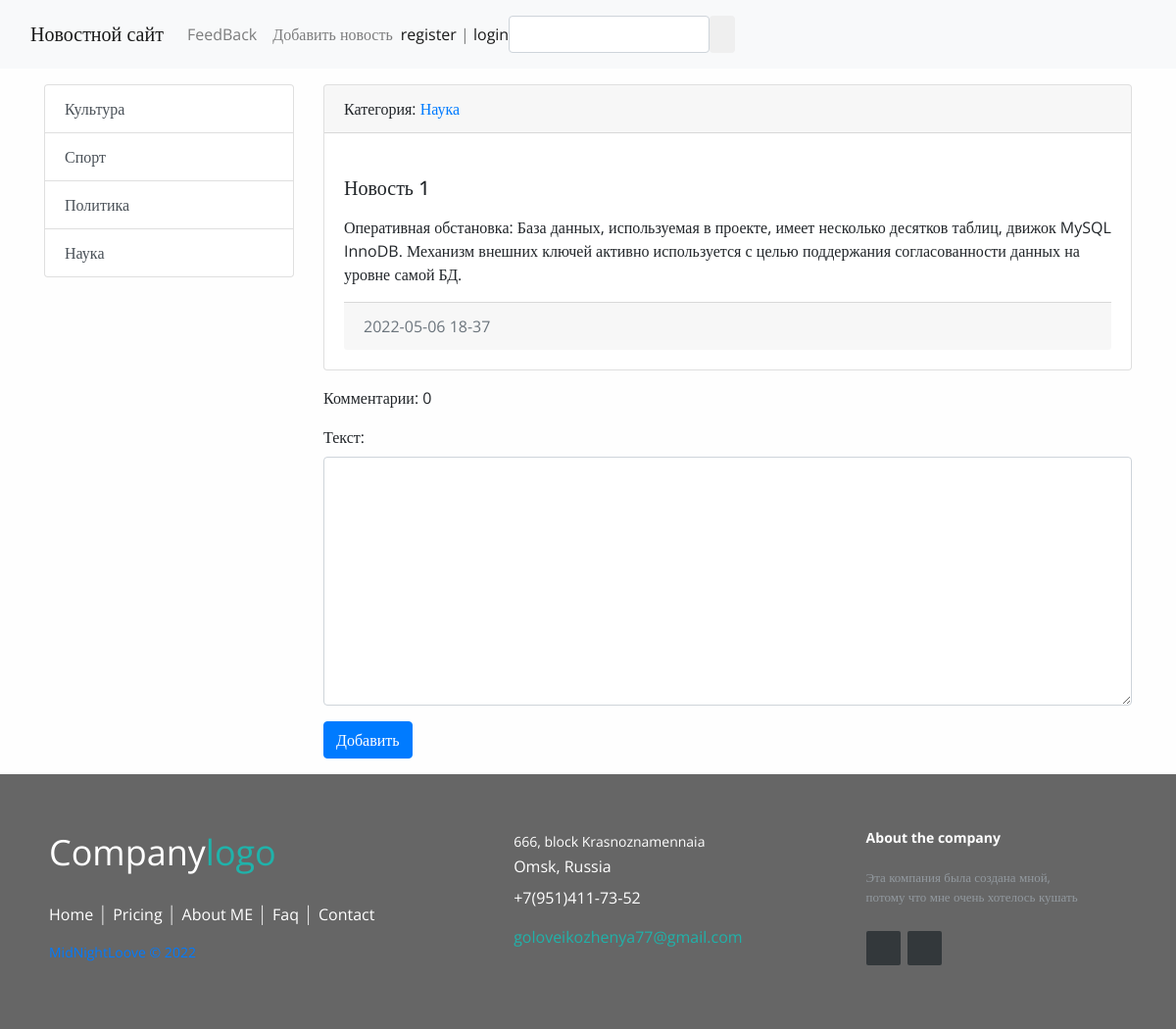
Before: /news/1/ with the older database file.
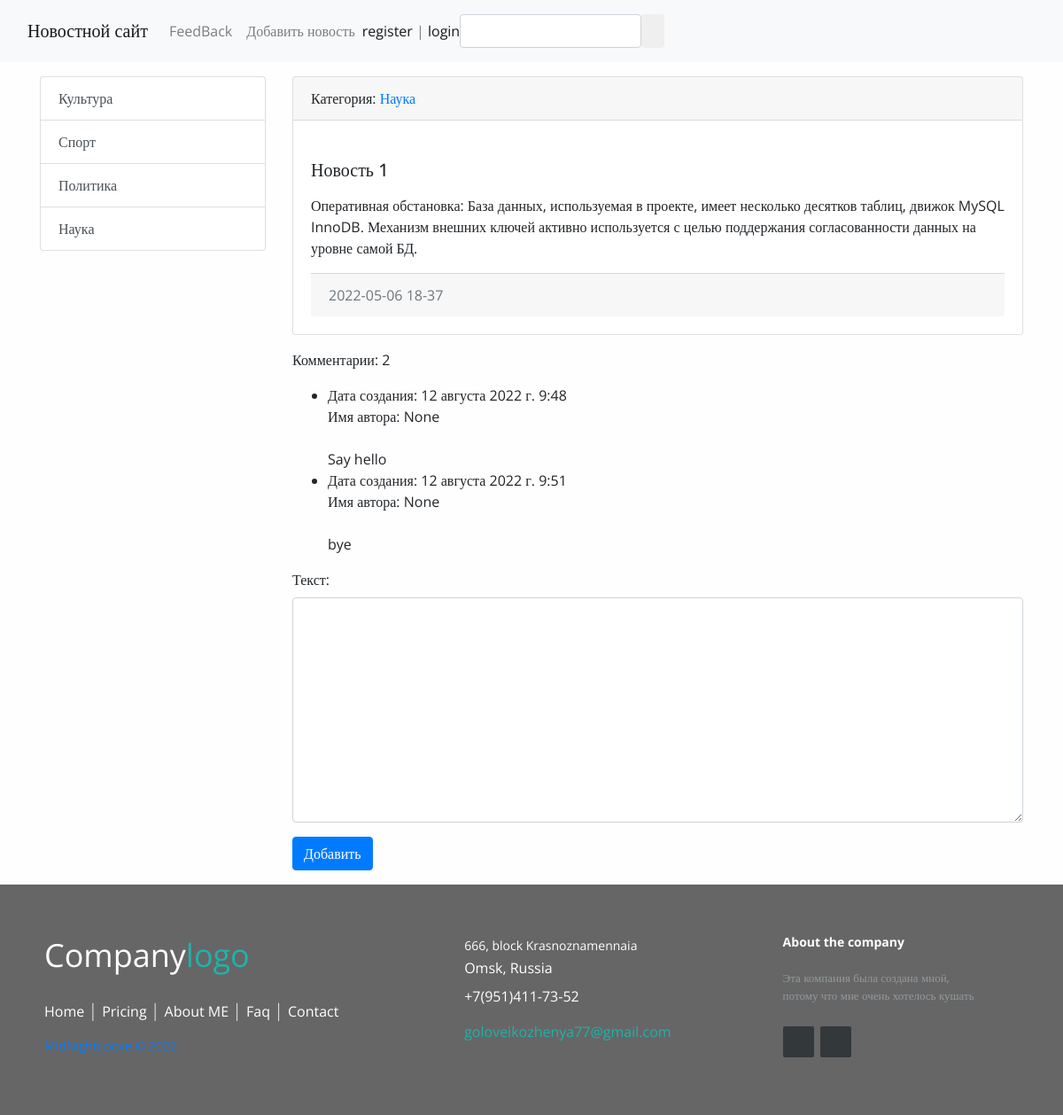
After: the same page with the newer database file.
### news/models.py (models this page shows, shortened)
class Category (models.Model):
    title = models.TextField(max_length=150, db_index=True, verbose_name='Название категории')
    def get_absolute_url(self):
        return reverse('category', kwargs={'category_id': self.pk})
    def __str__(self):
        return self.title

class News(models.Model):
    author =models.ForeignKey(User, on_delete=models.CASCADE, verbose_name = 'Автор статьи', blank=True, null=True)
    title = models.CharField(max_length=150, verbose_name='Заголовок')
    content = models.TextField(blank=True, verbose_name='Содержание')
    created_at = models.DateTimeField(auto_now_add=True, verbose_name='Создано')
    updated_at = models.DateTimeField(auto_now=True,verbose_name='Обновлено')
    photo = models.ImageField(upload_to='photos/%Y/%m/%d',blank=True, verbose_name='Фото')
    is_published = models.BooleanField(default=True, verbose_name='Опубликовано')
    category = models.ForeignKey('Category', on_delete=models.PROTECT,null=True, verbose_name='Категория')
    views = models.IntegerField(default = 0)

class Reviews(models.Model):
    create_date = models.DateTimeField(auto_now=True)
    name = models.CharField("Имя", max_length= 150)
    text = models.TextField("Текст", max_length= 400)
    product = models.ForeignKey(News, verbose_name='Статья', on_delete=models.CASCADE, null = True, blank = True, related_name = 'comments_articles')
    author = models.ForeignKey(User, on_delete = models.CASCADE, verbose_name='Автор комментария', blank = True, null = True)
    status = models.BooleanField(verbose_name="Видимость статьи", default = True)
    class Meta:
        verbose_name = 'Отзыв'
        verbose_name_plural = 'Отзывы'

### news/views.py (the view, shortened to what this page needs)
# urls.py: path('news/<int:pk>/', ViewNews.as_view(), name='view_news'),
class ViewNews(CustomSuccessMessageMixin ,FormMixin, DetailView):
    model = News
    context_object_name = 'news_item'
    form_class = CommentForm
    success_msg = "Комментарий создан!"

### news/forms.py
class CommentForm(forms.ModelForm):
    class Meta:
        model = Reviews
        fields = ('text',)
    def __init__(self, *args, **kwargs):
        super().__init__(*args,**kwargs)
        for field in self.fields:
            self.fields[field].widget.attrs['class'] = 'form-control'

### news/templatetags/news_tags.py (called while the page is built)
@register.simple_tag(name='get_list_categories')
def get_categories():
    return Category.objects.all()

### news/templates/news/news_detail.html (shortened to what this page needs)
{% extends 'base.html' %}
{% block sidebar %}
{% include 'inc/_sidebar.html' %}
{% endblock %}
{% block content %}
<div class="card mb-3">
  <div class="card-header">
    Категория: <a href="{{ news_item.category.get_absolute_url }}">{{news_item.category}}</a>
  </div>
  <div class="card-body">
  <h5 class="card-title ">{{ news_item.title }}</h5>
    <p class="card-text">{{ news_item.content|safe|linebreaks}}</p>
      <div class="card-footer text-muted">
        {{news_item.created_at | date:"Y-m-d H-i"}}
      </div>
    </div>
  </div>
      <p>Комментарии: {{ news_item.comments_articles.all.count}}</p>
       <ul>
        <div class='card-mb-3'>
        {% for item in news_item.comments_articles.all %}
            <li>
              Дата создания: {{ item.create_date }}<br>
              Имя автора: {{ item.author }}<br>
              <br>
                {{ item.text }}
            </li>
          {% endfor %}
        </div>
        </ul>
          <form action="" id = "add_form" method = 'POST'>
              {{ form.as_p }}
          </form>
              <button form='add_form' type ='submit' class ='btn btn-primary'>Добавить</button>
        </div>
</div>
{% endblock %}

### templates/inc/_sidebar.html
{% load news_tags %}
<div class="list-group">
    {% get_list_categories as categories %}
    {% for item in categories %}
    <a href="{% url 'category' item.pk %}"
       class="list-group-item list-group-item-action">{{ item.title }}
    </a>
    {% endfor %}
</div>

Changed rows visible on the page:
computed for News "Новость 1": comments_articles.all.count "0" → "2"
added Reviews: create_date "12 августа 2022 г. 9:48", author "None", text "Say hello"
added Reviews: create_date "12 августа 2022 г. 9:51", author "None", text "bye"
